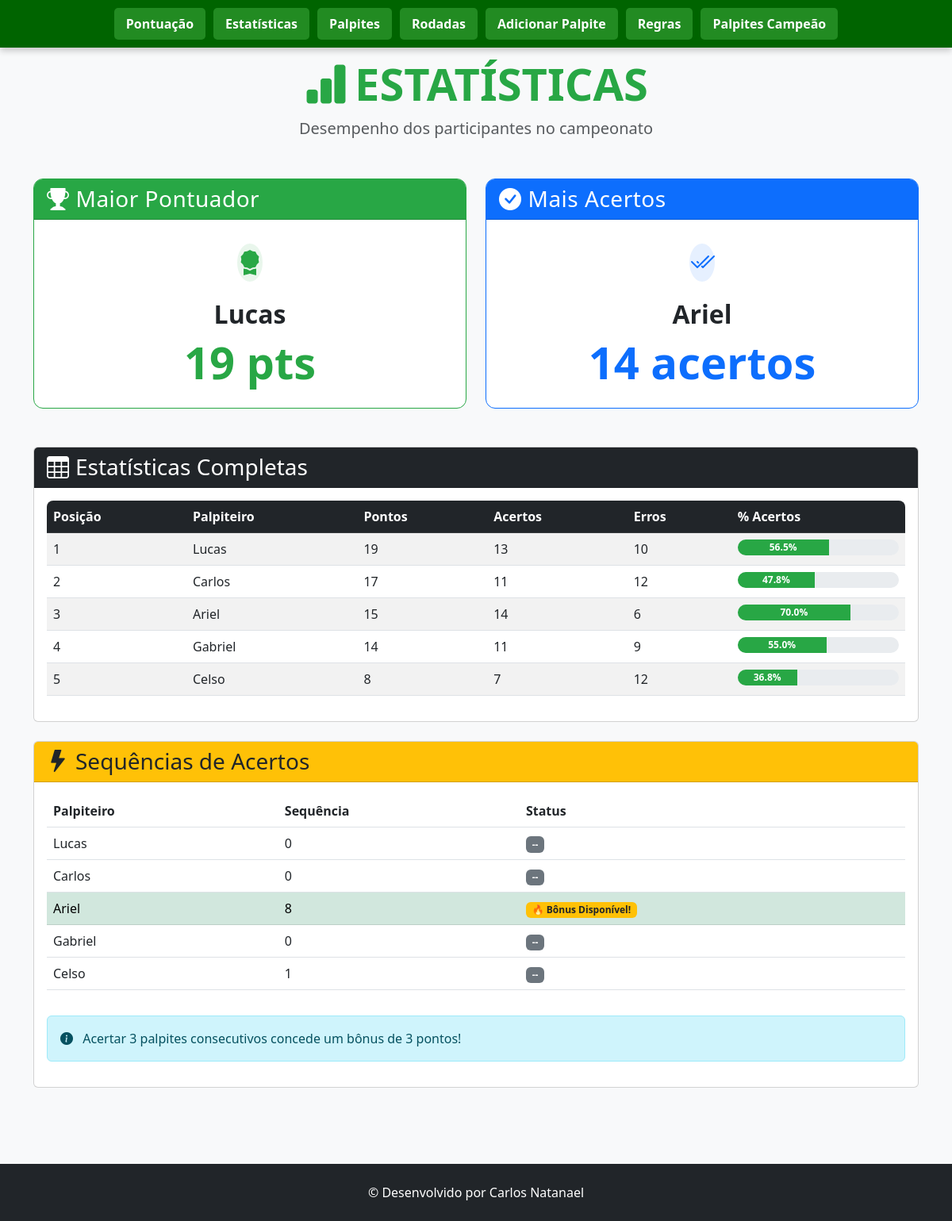
Page /estatisticas on the committed database.
### tables this page shows
CREATE TABLE pontuacao (
        id INTEGER PRIMARY KEY AUTOINCREMENT,
        posicao INTEGER,
        nome TEXT UNIQUE,
        pontos INTEGER DEFAULT 0,
        acertos INTEGER DEFAULT 0,
        erros INTEGER DEFAULT 0
    , pontos_bonus INTEGER DEFAULT 0);

### app.py (the view)
@app.route('/estatisticas')
def estatisticas():
    conn = get_db_connection()
    estatisticas_completas = conn.execute('''
        SELECT nome, pontos, acertos, erros,
               CASE WHEN (acertos + erros) = 0 THEN 0.0 ELSE ROUND((acertos * 100.0 / (acertos + erros)), 1) END as percentual_acertos
        FROM pontuacao ORDER BY pontos DESC, acertos DESC
    ''').fetchall()
    maior_pontuador = estatisticas_completas[0] if estatisticas_completas else None
    quem_acertou_mais = sorted(estatisticas_completas, key=lambda x: x['acertos'], reverse=True)[0] if estatisticas_completas else None
    rodada_atual_row = conn.execute("SELECT MAX(rodada) as rodada FROM palpites WHERE status != 'Pendente'").fetchone()
    rodada_atual_bonus = rodada_atual_row['rodada'] if rodada_atual_row and rodada_atual_row['rodada'] else 0
    print(f"\n[LOG] Rodada atual para cálculo de bônus: {rodada_atual_bonus}")
    sequencias_info = defaultdict(int)
    if rodada_atual_bonus > 0:
        palpites_rodada_atual = conn.execute("""
            SELECT p.nome, p.status, j.data_hora FROM palpites p
            JOIN jogos j ON p.game_id = j.id
            WHERE p.status != 'Pendente' AND p.rodada = ?
            ORDER BY p.nome, j.data_hora
        """, (rodada_atual_bonus,)).fetchall()
        for jogador in estatisticas_completas:
            nome = jogador['nome']
            palpites_do_jogador_na_rodada = [p for p in palpites_rodada_atual if p['nome'] == nome]
            sequencia_atual = 0
            for palpite in palpites_do_jogador_na_rodada:
                if "Erro" not in palpite['status']:
                    sequencia_atual += 1
                else:
                    sequencia_atual = 0
            sequencias_info[nome] = sequencia_atual
    sequencias_para_template = []
    for jogador in estatisticas_completas:
        nome = jogador['nome']
        max_streak = sequencias_info[nome]
        sequencias_para_template.append({
            'nome': nome,
            'sequencia': max_streak,
            'bonus': '🔥 Bônus Disponível!' if max_streak >= 3 else '--'
        })
    conn.close()
    print(f"\n[LOG] Estatísticas carregadas para {len(estatisticas_completas)} jogadores\n")
    return render_template('estatisticas.html',
                           maior_pontuador=maior_pontuador,
                           quem_acertou_mais=quem_acertou_mais,
                           estatisticas_completas=estatisticas_completas,
                           sequencias=sequencias_para_template,
                           rodada_atual_bonus=rodada_atual_bonus)

### app.py (called while the page is built)
def get_db_connection():
    conn = sqlite3.connect('palpites.db')
    conn.row_factory = sqlite3.Row
    return conn

### templates/estatisticas.html (shortened to what this page needs)
<!DOCTYPE html>
<html lang="pt">
<head>
    <link href="https://cdn.jsdelivr.net/npm/bootstrap@5.3.0/dist/css/bootstrap.min.css" rel="stylesheet">
    <link rel="stylesheet" href="https://cdn.jsdelivr.net/npm/bootstrap-icons@1.10.0/font/bootstrap-icons.css">
    <link rel="stylesheet" href="{{ url_for('static', filename='esta.css') }}">
</head>
<body>
    <header>
        <nav class="navbar navbar-expand-lg navbar-dark fixed-top">
            <div class="collapse navbar-collapse justify-content-center" id="navbarNav">
                <ul class="navbar-nav">
                    <li class="nav-item">
                        <a class="nav-link" href="{{ url_for('index') }}">Pontuação</a>
                    </li>
                    <li class="nav-item">
                        <a class="nav-link" href="{{ url_for('estatisticas') }}">Estatísticas</a>
                    </li>
                    <li class="nav-item">
                        <a class="nav-link" href="{{ url_for('exibir_palpites') }}">Palpites</a>
                    </li>
                    <li class="nav-item">
                        <a class="nav-link" href="{{ url_for('exibir_rodadas') }}">Rodadas</a>
                    </li>
                    <li class="nav-item">
                        <a class="nav-link" href="{{ url_for('adicionar_palpites') }}">Adicionar Palpite</a>
                    </li>
                    <li class="nav-item">
                        <a class="nav-link" href="{{ url_for('regra') }}">Regras</a>
                    </li>
                    <li class="nav-item">
                        <a class="nav-link" href="{{ url_for('ver_palpites_campeao') }}">Palpites Campeão</a>
                    </li>
                </ul>
            </div>
        </nav>
    </header>
    <main class="container py-5 mt-4">
        <div class="text-center mb-5">
            <h1 class="display-4 fw-bold text-success">
                <i class="bi bi-bar-chart-fill me-2"></i>ESTATÍSTICAS
            </h1>
            <p class="lead text-muted">Desempenho dos participantes no campeonato</p>
        </div>
        <div class="row g-4 mb-5">
            <div class="col-md-6">
                <div class="card stat-card h-100 border-success">
                    <div class="card-header bg-success text-white">
                        <h3 class="card-title mb-0">
                            <i class="bi bi-trophy-fill me-2"></i>Maior Pontuador
                        </h3>
                    </div>
                    <div class="card-body text-center py-4">
                        {% if maior_pontuador %}
                        <div class="avatar-lg mb-3 mx-auto">
                            <div class="avatar-title bg-success bg-opacity-10 text-success rounded-circle fs-2">
                                <i class="bi bi-award-fill"></i>
                            </div>
                        </div>
                        <h2 class="fw-bold">{{ maior_pontuador.nome }}</h2>
                        <div class="display-4 fw-bold text-success">{{ maior_pontuador.pontos }} pts</div>
                        {% else %}
                        <div class="text-muted">Nenhum dado disponível</div>
                        {% endif %}
                    </div>
                </div>
            </div>
            <div class="col-md-6">
                <div class="card stat-card h-100 border-primary">
                    <div class="card-header bg-primary text-white">
                        <h3 class="card-title mb-0">
                            <i class="bi bi-check-circle-fill me-2"></i>Mais Acertos
                        </h3>
                    </div>
                    <div class="card-body text-center py-4">
                        {% if quem_acertou_mais %}
                        <div class="avatar-lg mb-3 mx-auto">
                            <div class="avatar-title bg-primary bg-opacity-10 text-primary rounded-circle fs-2">
                                <i class="bi bi-check2-all"></i>
                            </div>
                        </div>
                        <h2 class="fw-bold">{{ quem_acertou_mais.nome }}</h2>
                        <div class="display-4 fw-bold text-primary">{{ quem_acertou_mais.acertos }} acertos</div>
                        {% else %}
                        <div class="text-muted">Nenhum dado disponível</div>
                        {% endif %}
                    </div>
                </div>
            </div>
        </div>
        <div class="card mb-4">
            <div class="card-header bg-dark text-white">
                <h3 class="card-title mb-0">
                    <i class="bi bi-table me-2"></i>Estatísticas Completas
                </h3>
            </div>
            <div class="card-body">
                <div class="table-responsive">
                    <table class="table table-striped table-hover">
                        <thead class="table-dark">
                            <tr>
                                <th>Posição</th>
                                <th>Palpiteiro</th>
                                <th>Pontos</th>
                                <th>Acertos</th>
                                <th>Erros</th>
                                <th>% Acertos</th>
                            </tr>
                        </thead>
                        <tbody>
                            {% for estatistica in estatisticas_completas %}
                            <tr>
                                <td>{{ loop.index }}</td>
                                <td>{{ estatistica.nome }}</td>
                                <td>{{ estatistica.pontos }}</td>
                                <td>{{ estatistica.acertos }}</td>
                                <td>{{ estatistica.erros }}</td>
                                <td>
                                    <div class="progress" style="height: 20px;">
                                        <div class="progress-bar bg-success" style="width: {{ estatistica.percentual_acertos or 0 }}%">
                                            {{ estatistica.percentual_acertos or 0 }}%
                                        </div>
                                    </div>
                                </td>
                            </tr>
                            {% endfor %}
                        </tbody>
                    </table>
                </div>
            </div>
        </div>
        <div class="card">
            <div class="card-header bg-warning text-dark">
                <h3 class="card-title mb-0">
                    <i class="bi bi-lightning-fill me-2"></i>Sequências de Acertos
                </h3>
            </div>
            <div class="card-body">
                <div class="table-responsive">
                    <table class="table table-hover">
                        <thead>
                            <tr>
                                <th>Palpiteiro</th>
                                <th>Sequência</th>
                                <th>Status</th>
                            </tr>
                        </thead>
                        <tbody>
                            {% for seq in sequencias %}
                            <tr class="{{ 'table-success' if seq.sequencia >= 3 }}">
                                <td>{{ seq.nome }}</td>
                                <td>{{ seq.sequencia }}</td>
                                <td>
                                    {% if seq.sequencia >= 3 %}
                                    <span class="badge bg-warning text-dark pulse">{{ seq.bonus }}</span>
                                    {% else %}
                                    <span class="badge bg-secondary">{{ seq.bonus }}</span>
                                    {% endif %}
                                </td>
                            </tr>
                            {% endfor %}
                        </tbody>
                    </table>
                </div>
                <div class="alert alert-info mt-3">
                    <i class="bi bi-info-circle-fill me-2"></i>
                    Acertar 3 palpites consecutivos concede um bônus de 3 pontos!
                </div>
            </div>
        </div>
    </main>
    <footer class="bg-dark text-white py-4 mt-5">
        <div class="container text-center">
            <p class="mb-0">© Desenvolvido por Carlos Natanael</p>
        </div>
    </footer>
</body>
</html>

### static/esta.css (style rules this page uses)
:root { --bs-success-rgb: 40, 167, 69; --bs-primary-rgb: 13, 110, 253; --bs-info-rgb: 23, 162, 184; }
body { background-color: #f8f9fa; font-family: 'Segoe UI', system-ui, -apple-system, sans-serif; }
.stat-card { transition: transform 0.3s ease, box-shadow 0.3s ease; border-radius: 0.75rem; overflow: hidden; }
.stat-card .card-header { font-weight: 600; letter-spacing: 0.5px; }
.avatar-lg { width: 60px; height: 60px; display: flex; align-items: center; justify-content: center; }
.table-responsive { border-radius: 0.5rem; overflow: hidden; }
.progress { border-radius: 10px; }
.progress-bar { font-size: 0.75rem; font-weight: 600; }
.pulse { animation: pulse 1.5s infinite; }
header { padding: 0; box-shadow: none; border-bottom: none; }
.navbar { background-color: #006400 !important; box-shadow: 0 4px 8px rgba(0, 0, 0, 0.2); border-bottom: none; padding: 10px 20px; z-index: 1030; }
.navbar-nav .nav-item .nav-link { color: #fff !important; font-weight: bold; padding: 8px 15px !important; margin: 0 5px; border-radius: 5px; transition: background-color 0.3s ease, color 0.3s ease; background-color: #228B22; }

### rows in the picture
pontuacao: nome "Lucas", pontos "19", acertos "13", erros "10", percentual_acertos "56.5", sequencia "0", bonus "--"
pontuacao: nome "Ariel", acertos "14", pontos "15", erros "6", percentual_acertos "70.0", sequencia "8", bonus "🔥 Bônus Disponível!"
pontuacao: nome "Carlos", pontos "17", acertos "11", erros "12", percentual_acertos "47.8", sequencia "0", bonus "--"
pontuacao: nome "Gabriel", pontos "14", acertos "11", erros "9", percentual_acertos "55.0", sequencia "0", bonus "--"
pontuacao: nome "Celso", pontos "8", acertos "7", erros "12", percentual_acertos "36.8", sequencia "1", bonus "--"
